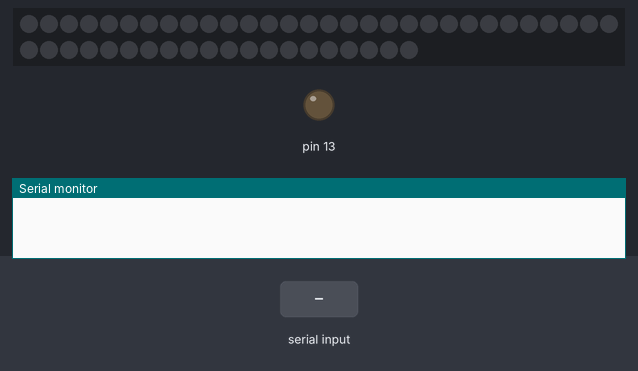
A sketch run on a simulated Arduino Uno, built with avr-gcc and run on an emulated ATmega328P. Parts: 50 RGB LEDs in strip order, left to right, continuing on the next row, output pins drawn as LEDs (lit = HIGH), the last lines printed to the serial monitor. Inputs (shaded band) come from the test bench. Dim RGB values are drawn brighter than linear.

Above: at 2.2 s.
2.3 s: "r" received over Serial
At 3.8 s:
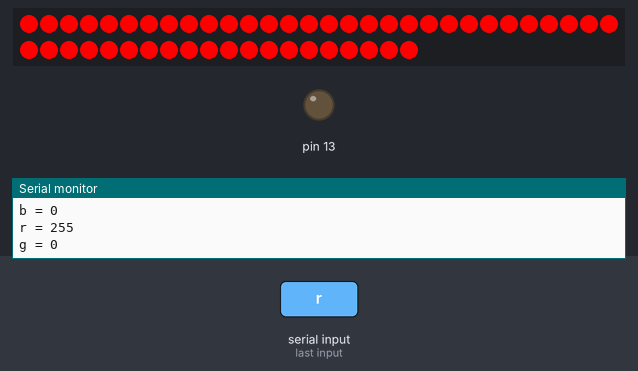
4.9 s: byte 109 ('m') received over Serial
At 6.7 s:
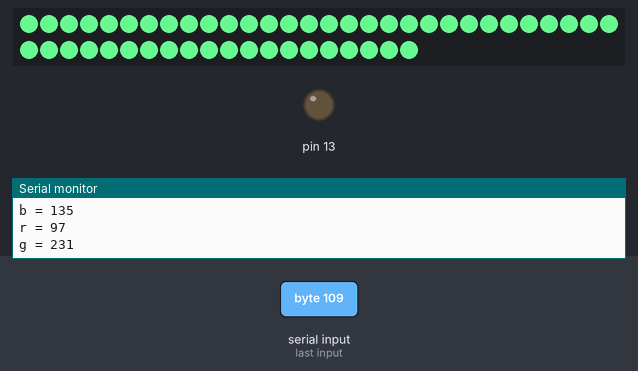
7.6 s: byte 117 ('u') received over Serial
At 9.3 s:
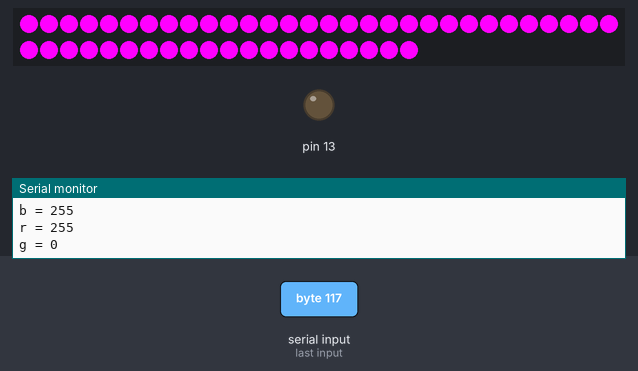
10.3 s: byte 120 ('x') received over Serial
At 11.8 s:
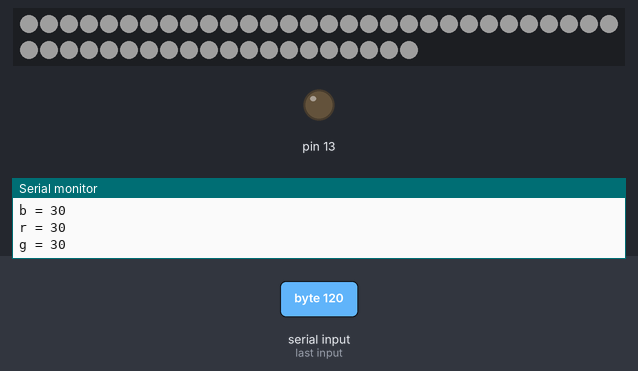
12.9 s: "g" received over Serial
At 14.3 s:
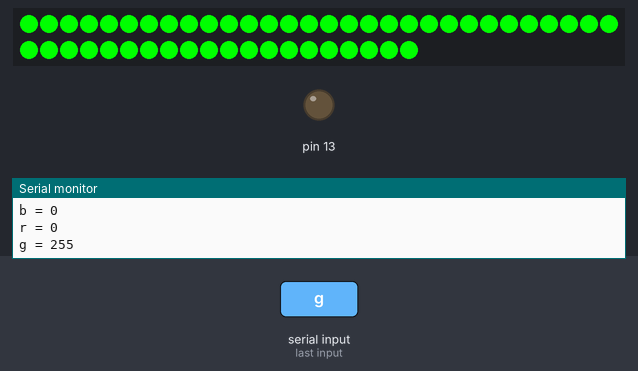
15.5 s: "e" received over Serial
At 17.7 s:
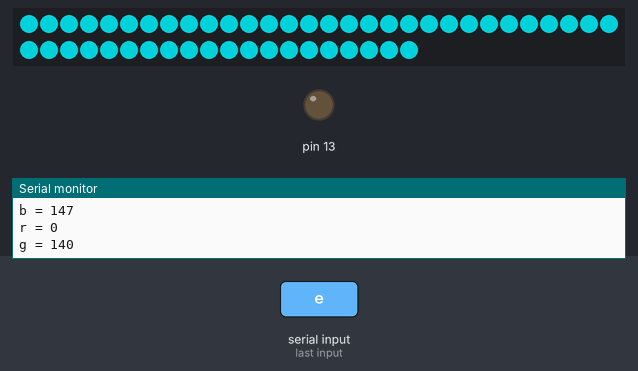
Timing chart, 0 to 19.2 s (numbered marks = the images above; inputs shaded):
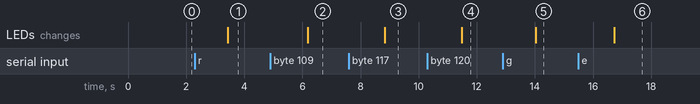

Measured:
- after the input at 2.3 s, the LEDs: change after 1.1 s (image 1)
- after the input at 4.9 s, the LEDs: change after 1.3 s (image 2)
- after the input at 7.6 s, the LEDs: change after 1.2 s (image 3)
- after the input at 10.3 s, the LEDs: change after 1.2 s (image 4)
- after the input at 12.9 s, the LEDs: change after 1.1 s (image 5)
- after the input at 15.5 s, the LEDs: change after 1.2 s (image 6)

The sketch:

lcd_zheka.ino
```cpp
#include <Wire.h>
#include <Adafruit_NeoPixel.h>
#include <LiquidCrystal_I2C.h>
#define PIN 5
#define NUMPIXELS 50
Adafruit_NeoPixel pixels (NUMPIXELS, PIN, NEO_GRB + NEO_KHZ800);
int R, G, B;
LiquidCrystal_I2C lcd( 0x27 , 16 , 2 );
char k;
bool flag_ind = 0;
unsigned long indTime;
void setup()
{

  Serial.begin(9600);  // initialize serial communications at 9600 bps
  Serial.setTimeout(5);
  /*lcd.init();                      // Инициализация дисплея
  lcd.backlight();

  lcd.setCursor(1,0);
  lcd.print("Zheka!");*/
  pixels.begin();
  delay(1000);
  pinMode(13, OUTPUT);
}

void loop()
{
  Serial.flush();
  if (Serial.available()) {
    k = Serial.read();
  //k  = 'b';
   //lcd.setCursor(0,1);              // Установка курсора в начало первой строки
  switch (k) {   //установка нужного цвета
    case 'r':
    R = 255;
    G = 0;
    B = 0;
    //lcd.print("red");
    break;
    case 'o':
    R = 255;
    G = 50;
    B = 0;
    //lcd.print("orange");
    break;
    case 'y':
    R = 255;
    G = 84;
    B = 0;
    //lcd.print("yellow");
    break;
    case 'g':
    R = 0;
    G = 255;
    B = 0;
    //lcd.print("green");
    break;
    case 'e':
    R = 0;
    G = 140;
    B = 147;
    //lcd.print("light blue");
    break;
    case 'b':
    R = 0;
    G = 0;
    B = 255;
    //lcd.print("blue");
    break;
    case 'p':
    R = 100;
    G = 0;
    B = 100;
    //lcd.print("purple");
    break;
    case 'd':
    R = 255;
    G = 255;
    B = 255;
    //lcd.print("day");
    break;
    case 'n':
    R = 0;
    G = 0;
    B = 0;
    //lcd.print("naight");
    break;
    case 't':
    R = 17;
    G = 175;
    B = 214;
    //lcd.print("Turkey");
    break;
    case 'm':
    R = 97;
    G = 231;
    B = 135;
    //lcd.print("Maldives");
    break;
    case 'z':
    R = 255;
    G = 31;
    B = 3;
    //lcd.print("sunset");
    break;
    case 'u':
    R = 255;
    G = 0;
    B = 255;
    //lcd.print("ultraviolet");
    break;
    case 'f':
    flag_ind = 1;
    indTime = millis();
    //lcd.print("indicatia");
    break;
    case 'a':
    R = 255;
    G = 100;
    B = 30;
    //lcd.print("read");
    break;
    case 'x':
    R = 30;
    G = 30;
    B = 30;
    //lcd.print("relax");
    break;
  }
  /*R = 30;
  G = 30;
  B = 30;*/
  // включение нужного света на дисплее LCD
  for (int i = 0; i < NUMPIXELS; i++) {
    pixels.setPixelColor(i, pixels.Color(R, G, B));
    //вывод в монитор порта значений для ленты
    Serial.println("b = " + String(B));
    Serial.println("r = " + String(R));
    Serial.println("g = " + String(G));

    pixels.show();
}
if (flag_ind == 1 && millis()-indTime < 500) digitalWrite(13,1);
else digitalWrite(13,0);
  }
}
```
